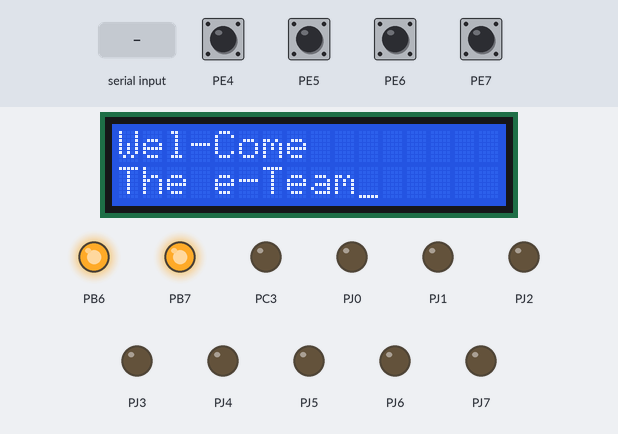
Bench run of a program on a simulated ATmega640, built with avr-gcc and emulated at 14.7456 MHz. On the bench: 16×2 character LCD, output pins drawn as LEDs (lit = HIGH). Wiring (inferred from the names in the program): character LCD (HD44780): RS PC0; R/W PC1; E PC2; data PC4, PC5, PC6, PC7. The test bench sets the inputs (shaded band); at power-on: PE4–7 HIGH. Servo pulses on a pin are drawn as a servo (544–2400 µs = 0–180°); pins used as bus, display or sensor lines are not drawn; what the program prints to the serial monitor is not drawn.

Above: at 1.2 s.
1.3 s: PE4 pulled LOW for 0.15 s
4.4 s: PE5 pulled LOW for 0.15 s
At 5.3 s:
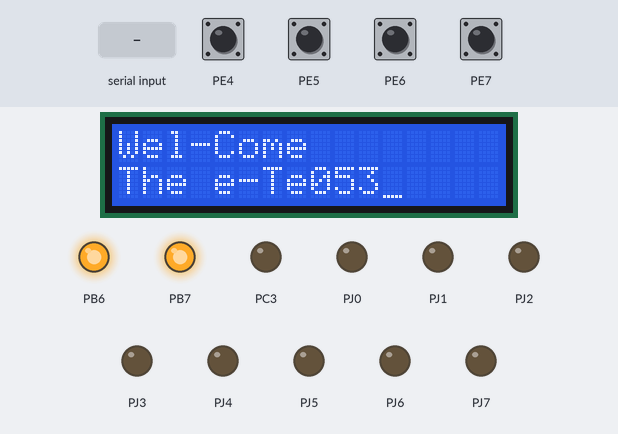
7.5 s: "1" received over Serial
At 8.1 s:
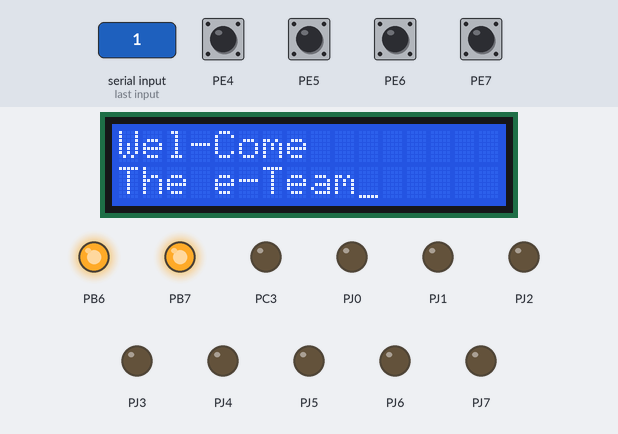
10.5 s: PE4 pulled LOW for 1 s
14.5 s: "0" received over Serial
17.5 s: PE4 pulled LOW for 0.15 s
Timing chart, 0 to 58.7 s (numbered marks = the images above; inputs shaded):
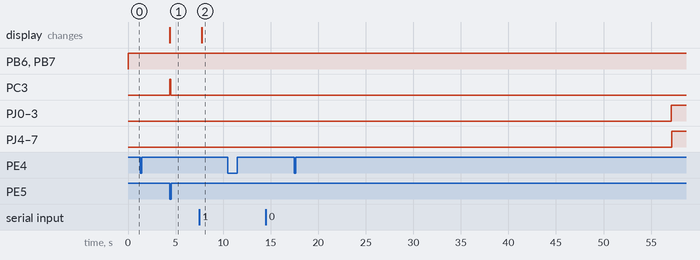

The program:

Serial_Integration.c
```c
/**************************************************
Author: Piyush Manavar
		Sanam Shakya
		Saurav Shandilya
		Vishwanathan Iyer

Date: 22-23 March,2014

OS: Windows 8.1
IDE: Atmel Studio 6.2


****************************************************/


#define F_CPU 14745600
#include <avr/io.h>
#include <avr/interrupt.h>
#include <util/delay.h>
#include <stdio.h>
#include "lcd.c"

// Variable Declaration

unsigned char inward, outward;
unsigned char entry, out;
unsigned char count;
unsigned char overflow;
signed char inside, outside;
unsigned char degree;
unsigned int  time;
unsigned char buffer[8];
unsigned char Data_buffer[6];
unsigned char j = 0;
unsigned char pir_detection1=0;
unsigned char pir_detection2=0;
unsigned char ONED,TWOD;

/*********************************
Function to configure LCD port
PORTC connected to 16x2 LCD
Lowe nibble 0-3 connected to data bus 0-3 of LCD
PIN 7 is connected to Buzzer
**********************************/
void lcd_port_config (void)
{
	DDRC = DDRC | 0xF7;      // all the LCD pin's direction set as output
	PORTC = PORTC & 0x80;    // all the LCD pins are set to logic 0 except PORTC 7
}


/*********************************
USART0 Initialization for USB communication
Baud Rate :9600
Stop Bit: 1
Parity Bit : No
*********************************/
void uart0_init(void)
{
	UCSR0B = 0x00; //disable while setting baud rate
	UCSR0A = 0x00;
	UCSR0C = 0x06;
	UBRR0L = 0x07; //set baud rate lo
	UBRR0H = 0x00; //set baud rate hi
	UCSR0B = 0x98;
}

/*************************************
Function to configure INT4 (PORTE 4) pin as input for the entry sensor
*************************************/
void ldr1_pin_config (void)
{
	DDRE  = DDRE & 0xEF;  //Set the direction of the PORTE 4 pin as input
	PORTE = PORTE | 0x10; //Enable internal pull-up for PORTE 4 pin
}

/*************************************
Function to configure INT5 (PORTE 5) pin as input for the Exit sensor
*************************************/
void ldr2_pin_config (void)
{
	DDRE  = DDRE & 0xDF;  //Set the direction of the PORTE 5 pin as input
	PORTE = PORTE | 0x20; //Enable internal pull-up for PORTE 4 pin
}

/**************************************
Servo Connected to PORTB pin 6 and 7 for rotation of sensor 1 and 2
PWM channel initialization as out put for PORTB
**************************************/
void servo_pin_config (void)
{
	DDRB  = DDRB | 0x40;  //making PORTB 6 pin output for PWM 1
	PORTB = PORTB | 0x40; //setting PORTB 6 pin to logic 1
	DDRB  = DDRB | 0x80;  //making PORTB 7 pin output for PWM 2
	PORTB = PORTB | 0x80; //setting PORTB 7 pin to logic 1
}

/******************************************
Initialization of PIR sensor input pin as INPUT
PIR  is connected to PORTE
******************************************/
void pir_input_pin (void)
{
	DDRE = DDRE & 0x7F;  	//PORTE 7 pin set as input for PIR2
	PORTE = PORTE | 0x80; 	//PORTE7 internal pull-up enabled
	DDRE = DDRE & 0xBF; 	//PORTE 6 pin set as input for PIR2
	PORTE = PORTE | 0x40; 	//PORTE7 internal pull-up enabled
}

/*****************************************
Function to on the buzzer
Will not affect other port pins
*****************************************/
void buzzer_on (void)
{
	unsigned char port_restore = 0;
	port_restore = PINC;						// store the previous value
	port_restore = port_restore | 0x08;			// AND operation with pin to do not disturb other pin
	PORTC = port_restore;						// Write to port pin
}

/*****************************************
Function to off the buzzer
Will not affect other port pins
*****************************************/
void buzzer_off (void)
{
	unsigned char port_restore = 0;
	port_restore = PINC;						// store the previous value
	port_restore = port_restore & 0xF7;			// AND operation with pin to do not disturb other pin
	PORTC = port_restore;						// Write to port pin
}

/*****************************************
Function to set buzzer PIN as a out put pin
Buzzer is connected to PORTC 3
*****************************************/
void buzzer_pin_config (void)
{
	DDRC = DDRC | 0x08;   						//Setting PORTC 3 as output
	PORTC = PORTC & 0xF7; 						//Setting PORTC 3 logic low to turn-off buzzer
}
/*****************************************
Function to initialize necessary PORT
*****************************************/
void port_init()
{
	lcd_port_config();				//lcd config
	buzzer_pin_config();			//Buzzer pin config
	uart0_init();					//USART0 COnfig
	ldr1_pin_config();				//LDR_1 config
	ldr2_pin_config();				//LDR_2 pin config
	servo_pin_config(); 			//Configure PORTB pin for servo motor operation
	pir_input_pin();				//PIR sensor pin config
}

/********************************************
Function to initialize PORT pin as interrupt 4 input pin
Interrupt 4 pin is connected to entry sensor
********************************************/
void interrupt4_init (void) 	//Interrupt 4 enable
{
	cli(); 										//Clears the global interrupt
	EICRB = EICRB | 0x02; 						// INT4 is set to trigger with falling edge
	EIMSK = EIMSK | 0x10; 						// Enable Interrupt INT4 for left position encoder
	sei();   									// Enables the global interrupt
}

/********************************************
Function to initialize PORT pin as interrupt 5 input pin
Interrupt 4 pin is connected to EXIT sensor
********************************************/
void interrupt5_init (void) //Interrupt 5 enable
{
	cli(); 											//Clears the global interrupt
	EICRB = EICRB | 0x08; 							// INT5 is set to trigger with falling edge
	EIMSK = EIMSK | 0x20; 							// Enable Interrupt INT5 for right position encoder
	sei();   										// Enables the global interrupt
}

/*******************************************
TIMER1 initialization in 10 bit fast PWM mode
prescale:256
WGM: 7) PWM 10bit fast, TOP=0x03FF
actual value: 52.25Hz
*******************************************/
void timer1_init(void)
{
 TCCR1B = 0x00; 	//stop
 TCNT1H = 0xFC; 	//Counter high value to which OCR1xH value is to be compared with
 TCNT1L = 0x01;		//Counter low value to which OCR1xH value is to be compared with
 OCR1AH = 0x03;		//Output compare Register high value for servo 1
 OCR1AL = 0xFF;		//Output Compare Register low Value For servo 1
 OCR1BH = 0x03;		//Output compare Register high value for servo 2
 OCR1BL = 0xFF;		//Output Compare Register low Value For servo 2
 OCR1CH = 0x03;		//Output compare Register high value for servo 3
 OCR1CL = 0xFF;		//Output Compare Register low Value For servo 3
 ICR1H  = 0x03;
 ICR1L  = 0xFF;
 TCCR1A = 0xAB; 	/*{COM1A1=1, COM1A0=0; COM1B1=1, COM1B0=0; COM1C1=1 COM1C0=0}
						For Overriding normal port functionality to OCRnA outputs.
						{WGM11=1, WGM10=1} Along With WGM12 in TCCR1B for Selecting FAST PWM Mode*/
 TCCR1C = 0x00;
 TCCR1B = 0x0C; 	//WGM12=1; CS12=1, CS11=0, CS10=0 (Prescaler=256)
}

/******************************************
Relay port pin initialization
Relay is connected to PORTJ
******************************************/
void relay_port (void)
{
	DDRJ = 0xFF;  	//PORT J is configured as output
	PORTJ = 0x00; 	//Output is set to 0 initially
}

/********************************************
Function to initialize devices connected to micro controller
********************************************/
void init_devices (void)
{
	cli(); 					//Clears the global interrupts
	port_init();			// All devices port initialization connected to uc
	interrupt4_init();		//Interrupt 4 initialize
	interrupt5_init();		//Interrupt 5 initialize
	timer1_init();			//Timer1 initialize
	relay_port();			//relay port initialize
	sei(); 					//Enables the global interrupts
}

/**********************************************
interrupt service routine for interrupt5_init
**********************************************/
ISR(INT5_vect)
{
	inward++;  //increment right shaft position count
	entry=1;
}


/**********************************************
interrupt service routine for interrupt4_init
**********************************************/
ISR(INT4_vect)
{
	outward++;  //increment left shaft position count
	out=1;
}
/***********************************************
Function to rotate Servo 3 by a specified angle in the multiples of 1.86 degrees
***********************************************/
void servo_3(unsigned char degrees)
{
	float PositionServo = 0;
	PositionServo = ((float)degrees / 1.86) + 35.0;
	OCR1CH = 0x00;
	OCR1CL = (unsigned char) PositionServo;
}

/***********************************************
Function to rotate Servo 2 by a specified angle in the multiples of 1.86 degrees
***********************************************/
void servo_2(unsigned char degrees)
{
	float PositionTiltServo = 0;
	PositionTiltServo = ((float)degrees / 1.86) + 35.0;
	OCR1BH = 0x00;
	OCR1BL = (unsigned char) PositionTiltServo;
}

/***********************************************
Function for transmitting a char via serial communication
***********************************************/
void uart0_tx_char(unsigned char data)
{
	while(!(UCSR0A & (1<<UDRE0)));
	UDR0 = data;
}

/***************************************************
Function to transmit a string via serial communication
***************************************************/
void uart0_tx_str(const unsigned char *str)
{
	while(1)
	{
		if( *str == '\0' )		// checking for termination of string (nul char)
		break;
		uart0_tx_char(*str++);	//Transmit next char
	}
}

/****************************************************
Function to print and frame a string via serial communication
****************************************************/
void serial_print_data(const unsigned char *Data_buffer)
	{
	uart0_tx_char(36); 									//starts new transmission with dollar
	uart0_tx_char(44);									//comma
	for(j=0;j<4;j++)
		{
		sprintf(buffer,"%d",Data_buffer[j]);
		uart0_tx_str((const unsigned char *)buffer);
		uart0_tx_char(44);								//comma between each data
		}

	uart0_tx_char(10);									//newline after end of transfer of one set of data
	uart0_tx_char(13);									//carriage return
	}

/****************************************************
Function to read sensors value via serial communication
****************************************************/
void send_all_data()
	{
	Data_buffer[0] = inside;
	Data_buffer[1] = outside;
	Data_buffer[2] = pir_detection1;
	Data_buffer[3] = pir_detection2;
	serial_print_data(Data_buffer);
	}

/****************************************************
Detection of PIR sensor
updated a char pir_detection1 and pir_detection2 to 1 if detection happen
otherwise makes it 0 for non detection
****************************************************/
void PIR(void)
	{
	cli();									//Disable interrupt
	pir_detection1=0;						//Initially make 0
	pir_detection2=0;
	TWOD=0;									//clear char initially
	ONED=0;
	for(degree=0;degree<=180;degree++)		//Scan servo from 0 to 180 degree
		{
		servo_3(degree);
		servo_2(degree);
		if((PINE & 0x80) == 0x80) 			//check if any detection for PIR sensor 1
			{
			lcd_cursor(2,15);
			lcd_string("2D");
			pir_detection2=1;
			TWOD=1;
			PORTJ|=0x0F;
			}
		else
			{
			lcd_cursor(2,15);
			lcd_string("2N");
			}
		if((PINE & 0x40) == 0x40) 			//check if any detection for PIR sensor 2
			{
			lcd_cursor(1,15);
			lcd_string("1D");
			pir_detection1=1;
			ONED=1;
			PORTJ|=0xF0;
			}
			else
			{
			lcd_cursor(1,15);
			lcd_string("1N");
			}
		}
		sei();
	}

//Main Function
int main(void)
	{
	init_devices();					//Initialization all the devices
	lcd_init();                     // initialize the LCD with its commands
	lcd_cursor(1,1);				// Default position of LCD
	lcd_string("Wel-Come");			//Wel-Come massage
	lcd_cursor(2,1);
	lcd_string("The e-Team");
	_delay_ms(2000);
	pir_detection1=0xff;			//Ideal value of PIR1 sensor detection
	pir_detection2=0xff;			//Ideal value of PIR2 sensor detection
	while(1)
		{
		if(time>=200)					// timer condition for PIR check periodically
			{
			PIR();						//Checking detection
			time=0;						//timer condition rest for periodically check
			}
		send_all_data();				//Send data to PC
		if(pir_detection1<=1)			//Rest PIR1 sensor to its ideal state
			{
			pir_detection1=0xff;
			}
		if(pir_detection2<=1)			//Rest PIR1 sensor to its ideal state
			{
			pir_detection2=0xff;
			}
		count= inside-outside;			// Get count of present no. of person inside
		if(ONED==1)						// If any present in room make appliance on otherwise off for sensor 1
			{
			PORTJ|=0xF0;
			}
		else
			{ PORTJ &=0x0F;
			}
		if(TWOD==1)						// If any present in room make appliance on otherwise off for sensor 2
			{
			PORTJ|=0x0F;
			}
		else
			{ PORTJ &=0xF0;
			}

		if(entry==1)					// condition for checking entry
			{
			out =0;
			count=0;
			overflow=0;
			while(out==0)				//wait for complete the entry
				{
				i++;
				lcd_print(1,9,i,3);		//Print status on LCD
				//send_all_data();
				if(i>=200)				// Condition for false entry
					{
					overflow=1;
					out = 0;
					break;
					}
				}
			if(overflow==0)				// If entry is success then increment inside count
				{
				inside++;
				buzzer_on();
				_delay_ms(100); //delay
				buzzer_off();
				//send_all_data();
				}
			i=0;
			out=0;
			overflow=0;
			entry=0;
			//EIMSK= EIMSK | 0x20;
		}
		if(out==1)						// condition for checking Exit
			{
			//	EIMSK= EIMSK & 0xEF;
			entry=0;
			count=0;
			overflow=0;
			while(entry==0)				//wait for complete the Exit
			{
				//_delay_ms(10);
				i++;
				lcd_print(2,9,i,3);
				//send_all_data();
				if(i>=200)				// Condition for false Exit
				{
					overflow=1;
					entry=0;
					break;
				}
			}
			if(overflow==0)				// If entry is success then Exit inside count
				{
				outside++;
				buzzer_on();
				_delay_ms(100); 		//delay
				buzzer_off();
				//	send_all_data();
				}
			i=0;
			entry=0;
			overflow=0;
			out=0;
		//	EIMSK= EIMSK | 0x10;
		}
		lcd_print(1,1,inside,3);
		lcd_print(1,5,outside,3);
		time++;
		lcd_print(2,1,time,3);
		lcd_print(2,12,(inside-outside),3);
	//	lcd_print(2,1,Left,4);
	//	lcd_print(2,6,Right,4);
	//	send_all_data();
	}
}

//// Working code//////
```

lcd.c
```c
#include <avr/io.h>
#include <avr/delay.h>
#include <util/delay.h>

//#define FCPU 14745600ul
#define RS 0
#define RW 1
#define EN 2
#define lcd_port PORTC

#define sbit(reg,bit)	reg |= (1<<bit)
#define cbit(reg,bit)	reg &= ~(1<<bit)

void init_ports();
void lcd_reset_4bit();
void lcd_init();
void lcd_wr_command(unsigned char);
void lcd_wr_char(char);
void lcd_home();
void lcd_cursor(char, char);
void lcd_print(char, char, unsigned int, int);
void lcd_string(char*);

unsigned int temp;
unsigned int unit;
unsigned int tens;
unsigned int hundred;
unsigned int thousand;
unsigned int million;

int i;


//Function to Reset LCD
void lcd_set_4bit()
{
	_delay_ms(1);

	cbit(lcd_port,RS);				//RS=0 --- Command Input
	cbit(lcd_port,RW);				//RW=0 --- Writing to LCD
	lcd_port = 0x30;				//Sending 3 in the upper nibble
	sbit(lcd_port,EN);				//Set Enable Pin
	_delay_ms(5);					//delay
	cbit(lcd_port,EN);				//Clear Enable Pin

	_delay_ms(1);

	cbit(lcd_port,RS);				//RS=0 --- Command Input
	cbit(lcd_port,RW);				//RW=0 --- Writing to LCD
	lcd_port = 0x30;				//Sending 3 in the upper nibble
	sbit(lcd_port,EN);				//Set Enable Pin
	_delay_ms(5);					//delay
	cbit(lcd_port,EN);				//Clear Enable Pin

	_delay_ms(1);

	cbit(lcd_port,RS);				//RS=0 --- Command Input
	cbit(lcd_port,RW);				//RW=0 --- Writing to LCD
	lcd_port = 0x30;				//Sending 3 in the upper nibble
	sbit(lcd_port,EN);				//Set Enable Pin
	_delay_ms(5);					//delay
	cbit(lcd_port,EN);				//Clear Enable Pin

	_delay_ms(1);

	cbit(lcd_port,RS);				//RS=0 --- Command Input
	cbit(lcd_port,RW);				//RW=0 --- Writing to LCD
	lcd_port = 0x20;				//Sending 2 in the upper nibble to initialize LCD 4-bit mode
	sbit(lcd_port,EN);				//Set Enable Pin
	_delay_ms(5);					//delay
	cbit(lcd_port,EN);				//Clear Enable Pin
}

//Function to Initialize LCD
void lcd_init()
{
	lcd_set_4bit();

	_delay_ms(1);

	lcd_wr_command(0x28); //4-bit mode and 5x8 dot character font
	lcd_wr_command(0x01); //Clear LCD display
	lcd_wr_command(0x06); //Auto increment cursor position
	lcd_wr_command(0x0E); //Turn on LCD and cursor
	lcd_wr_command(0x80); //Set cursor position
}


//Function to write command on LCD
void lcd_wr_command(unsigned char cmd)
{
	unsigned char temp;
	temp = cmd;
	temp = temp & 0xF0;
	lcd_port &= 0x0F;
	lcd_port |= temp;
	cbit(lcd_port,RS);
	cbit(lcd_port,RW);
	sbit(lcd_port,EN);
	_delay_ms(5);
	cbit(lcd_port,EN);

	cmd = cmd & 0x0F;
	cmd = cmd<<4;
	lcd_port &= 0x0F;
	lcd_port |= cmd;
	cbit(lcd_port,RS);
	cbit(lcd_port,RW);
	sbit(lcd_port,EN);
	_delay_ms(5);
	cbit(lcd_port,EN);
}

//Function to write data on LCD
void lcd_wr_char(char letter)
{
	char temp;
	temp = letter;
	temp = (temp & 0xF0);
	lcd_port &= 0x0F;
	lcd_port |= temp;
	sbit(lcd_port,RS);
	cbit(lcd_port,RW);
	sbit(lcd_port,EN);
	_delay_ms(5);
	cbit(lcd_port,EN);

	letter = letter & 0x0F;
	letter = letter<<4;
	lcd_port &= 0x0F;
	lcd_port |= letter;
	sbit(lcd_port,RS);
	cbit(lcd_port,RW);
	sbit(lcd_port,EN);
	_delay_ms(5);
	cbit(lcd_port,EN);
}


void lcd_home()
{
	lcd_wr_command(0x80);
}


//Function to Print String on LCD
void lcd_string(char *str)
{
	while(*str != '\0')
	{
		lcd_wr_char(*str);
		str++;
	}
}

//Position the LCD cursor at "row", "column"

void lcd_cursor (char row, char column)
{
	switch (row) {
		case 1: lcd_wr_command (0x80 + column - 1); break;
		case 2: lcd_wr_command (0xc0 + column - 1); break;
		case 3: lcd_wr_command (0x94 + column - 1); break;
		case 4: lcd_wr_command (0xd4 + column - 1); break;
		default: break;
	}
}

//Function to print any input value up to the desired digit on LCD
void lcd_print (char row, char coloumn, unsigned int value, int digits)
{
	unsigned char flag=0;
	if(row==0||coloumn==0)
	{
		lcd_home();
	}
	else
	{
		lcd_cursor(row,coloumn);
	}
	if(digits==5 || flag==1)
	{
		million=value/10000+48;
		lcd_wr_char(million);
		flag=1;
	}
	if(digits==4 || flag==1)
	{
		temp = value/1000;
		thousand = temp%10 + 48;
		lcd_wr_char(thousand);
		flag=1;
	}
	if(digits==3 || flag==1)
	{
		temp = value/100;
		hundred = temp%10 + 48;
		lcd_wr_char(hundred);
		flag=1;
	}
	if(digits==2 || flag==1)
	{
		temp = value/10;
		tens = temp%10 + 48;
		lcd_wr_char(tens);
		flag=1;
	}
	if(digits==1 || flag==1)
	{
		unit = value%10 + 48;
		lcd_wr_char(unit);
	}
	if(digits>5)
	{
		lcd_wr_char('E');
	}
}


void display_clear(void)
{
	lcd_wr_command(0x01);
}
```

Measured:
- after the input at 1.3 s, every drawn part: stays the same
- after the input at 4.4 s, PC3: LOW → HIGH at once, → LOW 0.10 s later; the display: changes at once (image 1)
- after the input at 7.5 s, the display: changes after 0.28 s (image 2)
- after the input at 10.5 s, every drawn part: stays the same
- after the input at 14.5 s, every drawn part: stays the same
- after the input at 17.5 s, PJ0–3: LOW → HIGH after 39.6 s instead of 31.6 s; PJ4–7: LOW → HIGH after 39.7 s instead of 31.7 s
